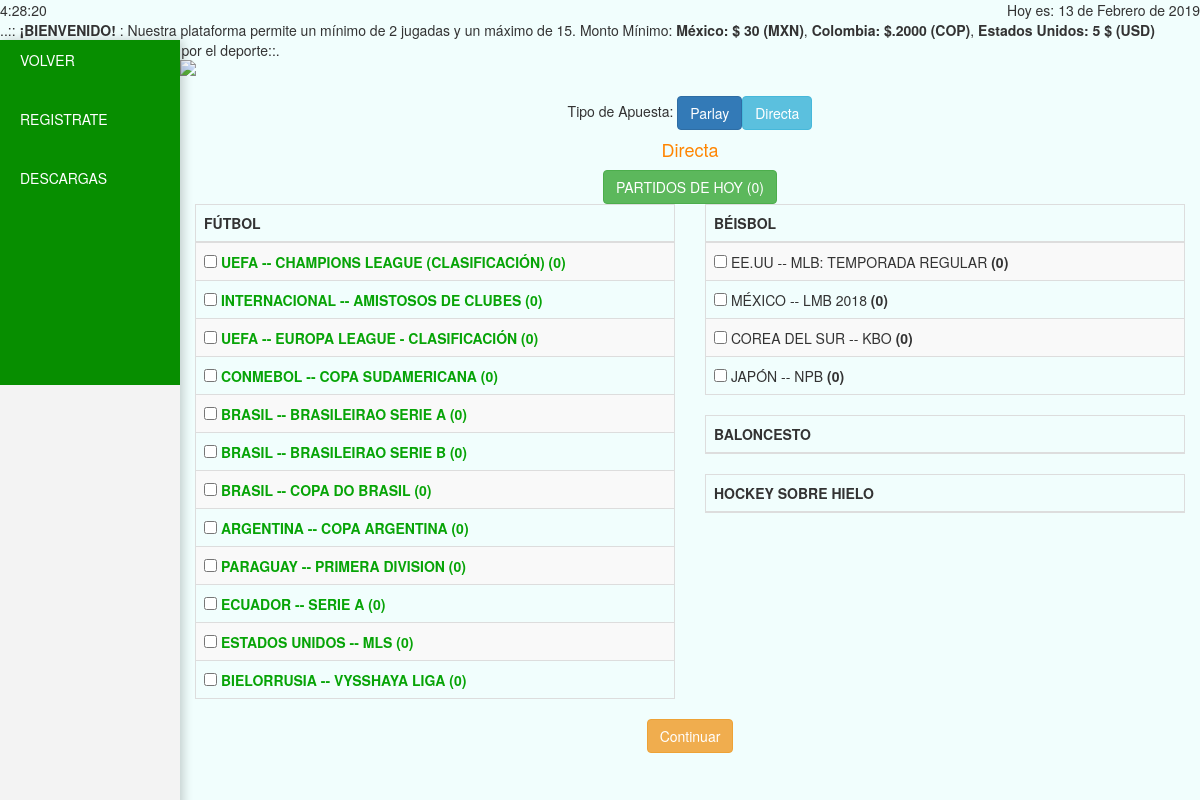
/competiciones2.php, run on the app's committed database.
### tables this page shows
CREATE TABLE IF NOT EXISTS `deportes` (
`id` int(11) NOT NULL,
  `deporte` varchar(50) NOT NULL,
  `activo` int(1) NOT NULL
);

CREATE TABLE IF NOT EXISTS `competiciones` (
`id_competicion` int(11) NOT NULL,
  `competicion` varchar(100) NOT NULL,
  `id_deporte` int(11) NOT NULL,
  `ambito` varchar(30) NOT NULL,
  `pais` varchar(50) NOT NULL,
  `inicio` varchar(6) NOT NULL,
  `fin` varchar(6) NOT NULL,
  `activa` int(11) NOT NULL,
  `top` int(1) NOT NULL
);

### competiciones2.php (the view, shortened to what this page needs)
<?php
    include("conexion/conexion.php");
?>
<!DOCTYPE html>
<html lang="es">
<head>
    <link href="css/bootstrap.min.css" rel="stylesheet" type="text/css" media="all" />
    <link rel="stylesheet" href="https://cdn.rawgit.com/olton/Metro-UI-CSS/master/build/css/metro-icons.min.css">
    <link rel="stylesheet" href="css/estilos_menu.css">
</head>
    <div style="float:right;">
    </div>
    <div id="reloj" style="font-size:14px;"></div>
<body>
    <div class="content">
        <?php
            if(isset($_SESSION["tipo"])) {
                if ($_SESSION["tipo"]=="normal"){
                   include "template/menu_normal.php";
                 }
                else {
                  include "template/menu_agencias.php";
                }
            }
            else{
                include "template/menu_solo.php";
            }
        ?>
        <div class="container-fluid">
            <br>
            <?php
                  if (isset($_SESSION["pais"])) {
                        echo '<center>Tipo de Apuesta: <a href="competiciones.php" class="btn btn-primary">Combinada</a>';
                            echo '<a href="competiciones2.php" class="btn btn-info">Directa</a></center>';
                    }
                    else {
                        echo '<center>Tipo de Apuesta: <a href="competiciones.php?pais='.$_GET["pais"].'" class="btn btn-primary">Parlay</a>';
                        if($_GET["pais"] != 3) {
                            echo '<a href="competiciones2.php?pais='.$_GET["pais"].'" class="btn btn-info">Directa</a></center>';
                        }
                    }
            ?>
             <?php
                    $sql_np2="SELECT count(id) as partidos FROM partidos WHERE fecha='".date("Y-m-d")."' AND inicio=0";
                    $rs_np2=mysqli_query($mysqli,$sql_np2) or die(mysqli_error());
                    $num_np2=mysqli_fetch_array($rs_np2);
            ?>
             <center>
                    <h4 style="color:#FF8500;">Directa</h4>
                    <form action="partidos_hoy2.php" method="POST">
                        <button class='btn btn-success'>PARTIDOS DE HOY (<?php echo $num_np2["partidos"] ?>)</button>
                    </form>
            </center>
            <div class="row">
                <?php
                    if (isset($_SESSION["pais"])) {
                        echo '<form id="form" action="compe_selec2.php" method="POST">';
                    }
                    else {
                        echo '<form id="form" action="compe_selec2.php?pais='.$_GET["pais"].'" method="POST">';
                    }
                    $sql="SELECT id, deporte FROM deportes WHERE activo='1'";
                    $rs=mysqli_query($mysqli, $sql) or die (mysqli_error());
                    while($row=mysqli_fetch_array($rs)) {
                        echo '<div class="col-lg-6">
                        <div class="table-responsive">
                            <table class="table table-striped table-bordered">
                                <thead>
                                    <th>'.$row['deporte'].'</th>
                                </thead>';
                                echo '<tbody>';
                        $id_dep=$row["id"];
                        if ($_SESSION["usuario"]!="999999999") {
                        $sql2="SELECT * FROM competiciones WHERE id_deporte=$id_dep AND activa=1 ORDER BY top DESC, id_competicion";
                        $rs2=mysqli_query($mysqli, $sql2) or die (mysqli_error());
                        }
                        while($row2=mysqli_fetch_array($rs2)) {
                            $sql_np="SELECT id FROM partidos WHERE id_competicion='".$row2["id_competicion"]."' AND fecha >='".date("Y-m-d")."' AND inicio=0";
                            $rs_np=mysqli_query($mysqli,$sql_np) or die(mysqli_error());
                            $num_np=mysqli_num_rows($rs_np);
                            echo '<tr><td>';
                            echo '<input type="checkbox" name="competicion[]" value="'.$row2["id_competicion"].'"> ';
                            if ($row2["top"]==1) {
                                 echo "<span class='top'><b>".$row2["competicion"]." (".$num_np.")</b><span>";
                            }
                            else{
                                echo $row2["competicion"]." <b>(".$num_np.")</b>";
                            }
                            echo '</td></tr>';
                        }
                        echo  '</tbody>';
                        echo '</table>';
                        echo '</div>';
                        echo '</div>';
                    }
                ?>
            </div>
            <div class="row">
                <center><button class="btn btn-warning">Continuar</button></center><br>
            </div>
        </div>
    </div>
</body>
</html>

### css/estilos_menu.css (style rules this page uses)
*, *:before, *:after { margin: 0; padding: 0; -webkit-box-sizing: border-box; -moz-box-sizing: border-box; box-sizing: border-box; }
html { font-family: 'Arimo', sans-serif; font-size: 10px; }
body { background-color: #F1FEFD; }
header img { width: 100%; }
@media (min-width:768px) { .content { padding-right: 0px; padding-bottom: 0px; position: relative; padding-left: 180px } }

### competiciones2.php (style rules this page uses)
.top { color:#07A407; }

### data on the page
deportes: deporte "FÚTBOL"
competiciones: competicion "UEFA -- CHAMPIONS LEAGUE (CLASIFICACIÓN)", num_np "0"
competiciones: competicion "INTERNACIONAL -- AMISTOSOS DE CLUBES", num_np "0"
competiciones: competicion "UEFA -- EUROPA LEAGUE - CLASIFICACIÓN", num_np "0"
competiciones: competicion "CONMEBOL -- COPA SUDAMERICANA", num_np "0"
competiciones: competicion "BRASIL -- BRASILEIRAO SERIE A", num_np "0"
competiciones: competicion "BRASIL -- BRASILEIRAO SERIE B", num_np "0"
competiciones: competicion "BRASIL -- COPA DO BRASIL", num_np "0"
competiciones: competicion "ARGENTINA -- COPA ARGENTINA", num_np "0"
competiciones: competicion "PARAGUAY -- PRIMERA DIVISION", num_np "0"
competiciones: competicion "ECUADOR -- SERIE A", num_np "0"
competiciones: competicion "ESTADOS UNIDOS -- MLS", num_np "0"
competiciones: competicion "BIELORRUSIA -- VYSSHAYA LIGA", num_np "0"
deportes: deporte "BÉISBOL"
competiciones: competicion "EE.UU -- MLB: TEMPORADA REGULAR", num_np "0"
competiciones: competicion "MÉXICO -- LMB 2018", num_np "0"
competiciones: competicion "COREA DEL SUR -- KBO", num_np "0"
competiciones: competicion "JAPÓN -- NPB", num_np "0"
deportes: deporte "BALONCESTO"
deportes: deporte "HOCKEY SOBRE HIELO"

### other printed values
$num_np2["partidos"] "0"
